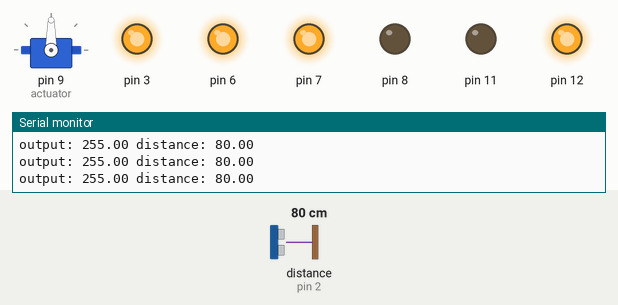
This sketch was run on a simulated Arduino Uno, built with avr-gcc and run on an emulated ATmega328P. Shown: servo, output pins drawn as LEDs (lit = HIGH), the last lines printed to the serial monitor. The test bench sets the inputs (shaded band); at power-on: distance to the obstacle (sensor on pin 2) 80 cm. The echo pulse lasts 58.3 µs per cm.

Above: at 1.2 s.
1.3 s: distance to the obstacle (sensor on pin 2) set to 2 cm
At 2.1 s:
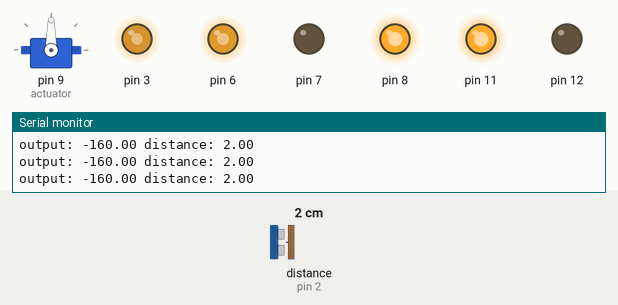
2.8 s: distance to the obstacle (sensor on pin 2) set to 4 cm
At 4.0 s:
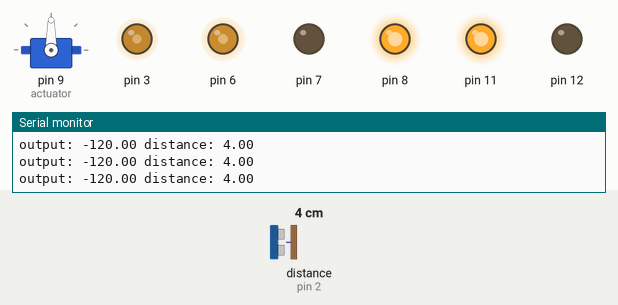
4.3 s: distance to the obstacle (sensor on pin 2) set to 9 cm
At 5.3 s:
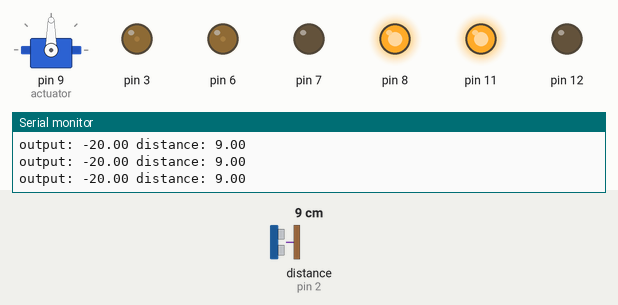
5.8 s: distance to the obstacle (sensor on pin 2) set to 18 cm
At 7.0 s:
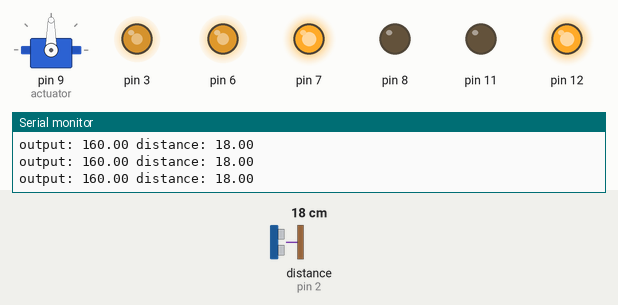
7.3 s: distance to the obstacle (sensor on pin 2) set to 7 cm
At 8.1 s:
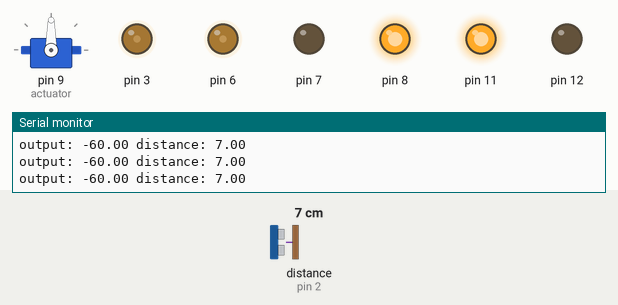
8.8 s: distance to the obstacle (sensor on pin 2) set to 13 cm
At 9.9 s:
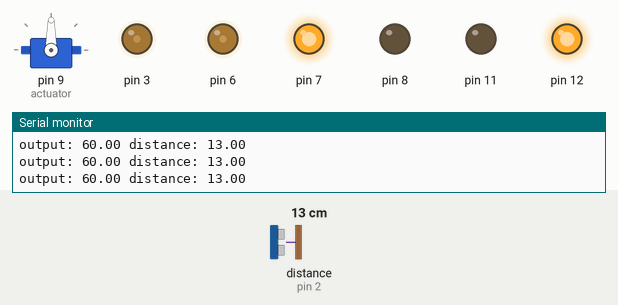
Timing chart, 0 to 11.3 s (numbered marks = the images above; inputs shaded):
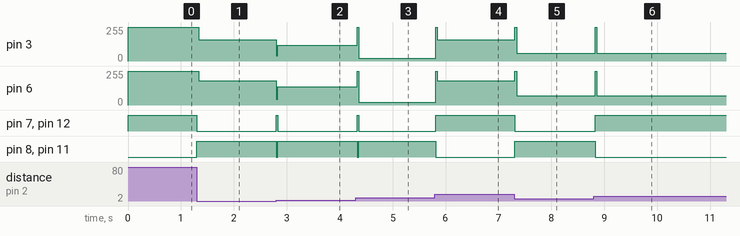

The sketch:

Distance_Control_System.ino
```cpp
//Libraries
#include <HC_SR04.h>
#include <PID_v1.h>
#include <motor_control.h>
#include <Servo.h>

#define TRIG_PIN 10
#define ECHO_PIN 2
#define ECHO_INT 0

//Global variables
HC_SR04 sensor(TRIG_PIN, ECHO_PIN, ECHO_INT);
Servo actuator;

//Set up PID controller variables
double setpoint = 10;
double input;
double output;
//double kp = 75;
double kp = 20;
//double ki = 1.5;
double ki = 0;
double kd = 2;
PID controller(&input, &output, &setpoint, kp, ki, kd, REVERSE);

void setup() {
  // put your setup code here, to run once:
  motor_setup();

  //setup servo and point forward
  actuator.attach(9);
  actuator.write(90);

  //initialize distance sensor
  sensor.begin();
  sensor.start();

  //set PID parameters`
  controller.SetOutputLimits(-255, 255);
  controller.SetSampleTime(25);
  controller.SetMode(1);

  //begin serial for debugging
  Serial.begin(9600);
}

void loop() {
  // put your main code here, to run repeatedly:
  //get distance value from sensor, update input to be distance value
  if (sensor.isFinished()) {
    input = sensor.getRange();
    sensor.start(); //restart the sensor
  }

  //compute PID controller once input has been updated
  controller.Compute();

  //set motor power based on output from PID controller
  raw_motor_control(output*1.1425, output);
  Serial.print("output: ");
  Serial.print(output);
  Serial.print(" distance: ");
  Serial.println(input);
}
```

Measured:
- after the input at 1.3 s, pin 3: 255/255 → 160/255 at once; pin 6: 255/255 → 182/255 at once; pin 7, pin 12: HIGH → LOW at once; pin 8, pin 11: LOW → HIGH at once
- after the input at 2.8 s, pin 3: 160/255 → 120/255 at once; pin 6: 182/255 → 137/255 at once; pin 7, pin 12: LOW → HIGH at once, → LOW 0.03 s later; pin 8, pin 11: HIGH → LOW at once, → HIGH 0.03 s later
- after the input at 4.3 s, pin 3: 120/255 → 20/255 at once; pin 6: 137/255 → 22/255 at once; pin 7, pin 12: LOW → HIGH at once, → LOW 0.03 s later; pin 8, pin 11: HIGH → LOW at once, → HIGH 0.03 s later
- after the input at 5.8 s, pin 3: 20/255 → 160/255 at once; pin 6: 22/255 → 182/255 at once; pin 7, pin 12: LOW → HIGH at once; pin 8, pin 11: HIGH → LOW at once
- after the input at 7.3 s, pin 3: 160/255 → 60/255 at once; pin 6: 182/255 → 68/255 at once; pin 7, pin 12: HIGH → LOW at once; pin 8, pin 11: LOW → HIGH at once
- after the input at 8.8 s, pin 3: 60/255 → 255/255 at once, → 60/255 0.03 s later; pin 6: 68/255 → 255/255 at once, → 68/255 0.03 s later; pin 7, pin 12: LOW → HIGH at once; pin 8, pin 11: HIGH → LOW at once
